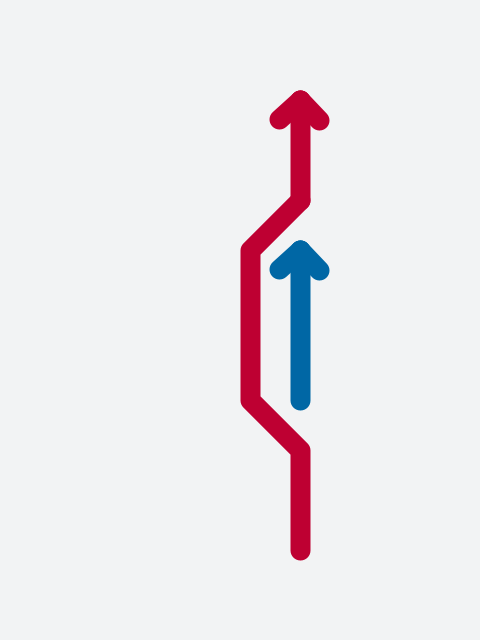
Frame 1 (no input)
Frame 2 (the mouse pressed at the canvas centre, redrawn once): identical to frame 1, image omitted

The Processing sketch that drew this single still picture (run headless with seeded random() and noise(); the mouse was pressed at the canvas centre and the sketch redrawn once):

// Processing sketch: il_sorpasso
// ── il_sorpasso.pde
// Manuale di Programmazione Cinematografica
// Daniele Olmisani, 2015

// Il Sorpasso

final color PAPER = color(242, 243, 244);
final color INK1 = color(0, 103, 165);
final color INK2 = color(190, 0, 50);

final float STROKE = 20.0;

void setup() {
  size(480, 640);
  noLoop();
}

void draw() {
  
  background(PAPER);
  
  strokeWeight(STROKE);
  strokeJoin(ROUND);
  strokeCap(ROUND);
  
  noFill();
  
  stroke(INK1);
  arrow(300, 400, 300, 250);
  
  stroke(INK2);
  beginShape();
    vertex(300, 550);
    vertex(300, 450);
    vertex(250, 400); 
    vertex(250, 250);
    vertex(250, 250);
    vertex(300, 200);
  endShape();
  arrow(300, 200, 300, 100);
  
  save("il-sorpasso.png");
}

void arrow(float x1, float y1, float x2, float y2) {
  line(x1, y1, x2, y2);
  pushMatrix();
    translate(x2, y2);
    float a = atan2(x1-x2, y2-y1);
    rotate(a);
    line(0, 0, -STROKE, -STROKE);
    line(0, 0, STROKE, -STROKE);
  popMatrix();
} 
